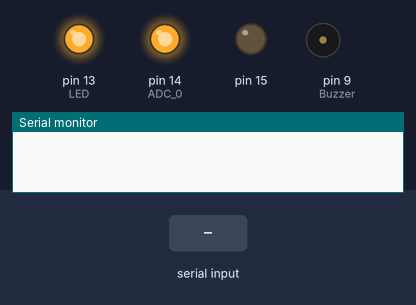
Recording of a sketch running on a simulated Arduino Uno, built with avr-gcc and run on an emulated ATmega328P. Shown: output pins drawn as LEDs (lit = HIGH), buzzer (waves = sounding, pin HIGH), the last lines printed to the serial monitor. Inputs (shaded band) come from the test bench. Pins used as bus, display or sensor lines are not drawn.

Above: at 1.3 s.
1.4 s: ">0\n" received over Serial
At 2.3 s:
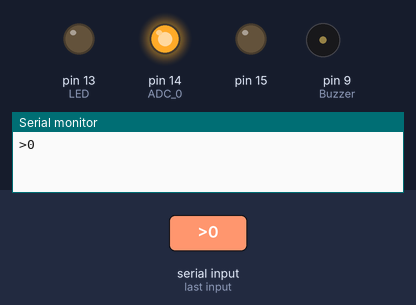
2.9 s: ">1\n" received over Serial
At 3.4 s:
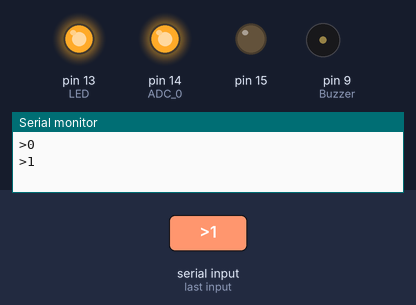
Timing chart, 0 to 5.9 s (numbered marks = the images above; inputs shaded):
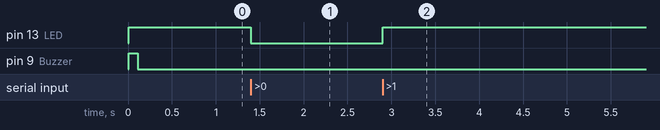

Measured:
- after the input at 1.4 s, pin 13 (LED): HIGH → LOW at once
- after the input at 2.9 s, pin 13 (LED): LOW → HIGH at once

The sketch:

AtmelMQTT.ino
```cpp
//V2
#include "TimerOne.h"
#define LED 13
String inputString = "";
boolean stringComplete = false;

volatile long lastDebounceTime = 0;   // the last time the interrupt was triggered
volatile int resetCounter = 0;
volatile boolean resetStat = true;
#define debounceDelay 7    // the debounce time in ms; decrease if quick button presses are ignored, increase
//if you get noise (multipule button clicks detected by the code when you only pressed it once)
#define LED 13
#define Esp_IO0 17
#define Esp_RST 16
#define Sensor_power 15
#define ADC_0 14
#define Esp_power 10
#define Buzzer 9
#define Step_EN 7
#define Trigger_switch 3
#define SDA 18
#define SCL 19

void triggerDetection()
{
 if (digitalRead(3) == 0){
  if ((millis() - lastDebounceTime) > debounceDelay) //if current time minus the last trigger time is greater than
  { //the delay (debounce) time, button is completley closed.
    lastDebounceTime = millis();
    digitalWrite(13, !digitalRead(13));
    Serial.println(">" + String(digitalRead(13)));
  }
 }
}
void setup() {
  pinMode(LED, OUTPUT);
  pinMode(15, OUTPUT);
  digitalWrite(15, LOW);
  pinMode(Trigger_switch, OUTPUT); //PB switch power low for Low power
  digitalWrite(Trigger_switch, LOW);
  pinMode(Step_EN, OUTPUT);
  digitalWrite(7, HIGH); //3.3v on
  pinMode(ADC_0, OUTPUT);
  digitalWrite(ADC_0, HIGH);
  digitalWrite(Step_EN, HIGH); //3V on
  pinMode(LED, OUTPUT);
  pinMode(9, OUTPUT);//buzzer
  digitalWrite(9, LOW);//buzzer
  pinMode(Esp_power, OUTPUT);//PB Bridge
  digitalWrite(Esp_power, LOW);//PB Bridge
  pinMode(Esp_RST, OUTPUT);//esp reset
  digitalWrite(Esp_RST, HIGH);//esp reset
  asm volatile ("cbi %0, %1 \n\t" :: "I" (_SFR_IO_ADDR(PORTC)), "I" (PORTC2));
  delay(10);
  asm volatile ("sbi %0, %1 \n\t" :: "I" (_SFR_IO_ADDR(PORTB)), "I" (PORTB5)); //groene led startup
  Serial.begin(38400);
  asm volatile ("sbi %0, %1 \n\t" :: "I" (_SFR_IO_ADDR(PORTC)), "I" (PORTC2));
  attachInterrupt(1, triggerDetection, CHANGE);
  digitalWrite(Buzzer, HIGH);
  delay(100);
  digitalWrite(Buzzer,LOW);
  Timer1.initialize(500000);
  Timer1.attachInterrupt(counterHandling);// attaches callback() as a timer overflow interrupt
  resetStat = false;
}
void counterHandling() // interrupt service routine that wraps a user defined function supplied by attachInterrupt
{
  if (!resetStat){
    resetCounter++;
  }
}
void serialEvent() {
  while (Serial.available()) {
    char inChar = (char)Serial.read();
    inputString += inChar;
    if (inChar == '\n') {
      stringComplete = true;
    }
  }
}
void loop() {
    serialEvent(); //call the function
    if (stringComplete == true) {
      inputString.trim();
      if (inputString.startsWith(">1")){
        digitalWrite(13, true);
        Serial.println(inputString);
      }else if (inputString.startsWith(">0")){
        digitalWrite(13, false);
        Serial.println(inputString);
      }else if (inputString.startsWith("received ping:")){
        Serial.println("-" + (String)resetCounter + "-");
        resetCounter = 0;
      }else{
        Serial.println(inputString);
      }
    inputString = "";
    stringComplete = false;
    }
  if (resetCounter > 100){
    resetStat = true;
    digitalWrite(Esp_power, HIGH);//PB Bridge
    delay(400);
    digitalWrite(Esp_power, LOW);//PB Bridge
    resetStat = false;
    resetCounter = 0;
  }
}
```
